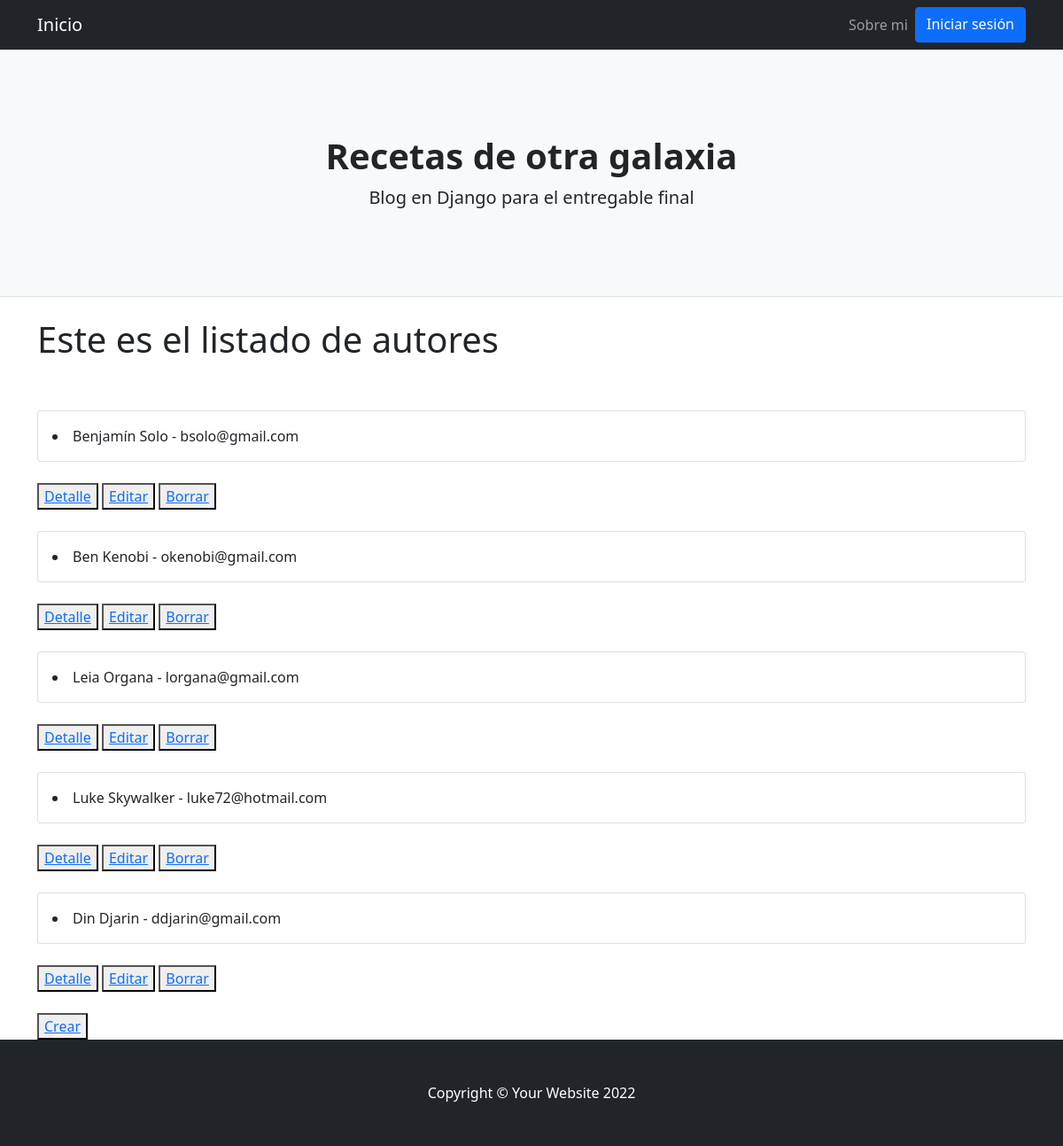
The app's page /AppBlog/autores/, older data.
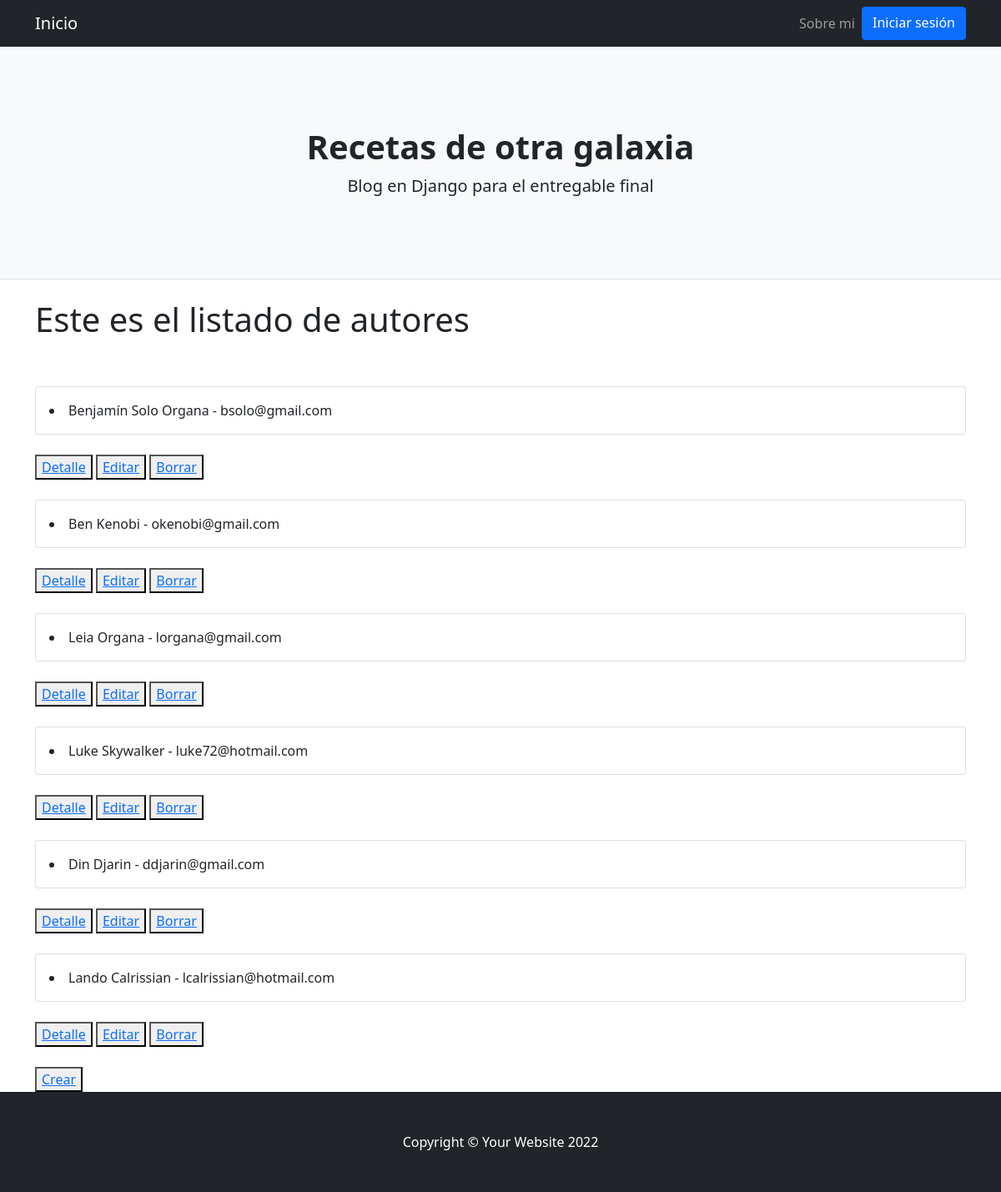
The same page, newer data.
### AppBlog/models.py (models this page shows)
class Autores(models.Model):
    nombre = models.CharField(max_length=40)
    apellido = models.CharField(max_length=40)
    email = models.EmailField()
    imagen = models.URLField(max_length = 255, blank = False, null= False)
    class Meta:
        verbose_name_plural = "Autores"
        verbose_name = "Autor"
    def __str__(self):
        return f"{self.nombre}  {self.apellido} - {self.email}"

### AppBlog/views.py (the view)
# urls.py: path('autores/', AutoresList.as_view(), name = 'autores_lista'),
class AutoresList(ListView):
    model = Autores
    template_name = "AppBlog/autores_list.html"

### AppBlog/Templates/AppBlog/autores_list.html
{% extends "AppBlog/padre.html" %}
{% load static %}
{% block contenidoQueCambia %}
<h1>Este es el listado de autores</h1>
{% for autor in object_list %}
<br>
<br>
<div class="card mb-4">
  <div class="card-body">
    <li>{{autor}}</li>
  </div>
</div>
<button>
  <a href="{% url 'autores_detalle' autor.id %}">Detalle</a>
</button>
<button>
  <a href="{% url 'autores_editar' autor.id%}">Editar</a>
</button>
<button>
  <a href="{% url 'autores_borrar' autor.id %}">Borrar</a>
</button>
{% endfor %}
<br>
<br>
<button>
  <a href="{% url 'autores_crear' %}">Crear</a>
</button>
{% endblock %}

### AppBlog/Templates/AppBlog/padre.html (shortened to what this page needs)
<!DOCTYPE html>
<html lang="en">
    <head>
        {% load static %}
        <link href="{% static 'AppBlog/css/styles.css' %}" rel="stylesheet" />
    </head>
    <body>
        <nav class="navbar navbar-expand-lg navbar-dark bg-dark">
            <div class="container">
                <a class="navbar-brand" href="{% url 'inicio' %}">Inicio</a>
                <div class="collapse navbar-collapse" id="navbarSupportedContent">
                    <ul class="navbar-nav ms-auto mb-2 mb-lg-0">
                        <li class="nav-item"><a class="nav-link" href="{% url 'nosotras' %}">Sobre mi</a></li>
                        {% if user.is_authenticated %}
                            <li class="nav-item"><a class="nav-link" href="{% url 'posts_lista' %}">Recetas</a></li>
                            <li class="nav-item"><a class="nav-link" href="{% url 'autores_lista' %}">Autores</a></li>
                            <li class="nav-item"><a class="nav-link" href="{% url 'Logout' %}">Cerrar sesión</a></li>
                            <a href="{% url 'perfil' %}">Hola {{user.username}}</a>
                        {% else %}
                            <a class="btn btn-primary" href="{% url 'Login' %}">Iniciar sesión</a>
                        {% endif %}
                    </ul>
                </div>
            </div>
        </nav>
        <header class="py-5 bg-light border-bottom mb-4">
            <div class="container">
                <div class="text-center my-5">
                    <h1 class="fw-bolder">Recetas de otra galaxia</h1>
                    <p class="lead mb-0">Blog en Django para el entregable final</p>
                </div>
            </div>
        </header>
        <div class="container">
        {% block contenidoQueCambia %}
        {% endblock %}
        </div>
        <footer class="py-5 bg-dark">
            <div class="container"><p class="m-0 text-center text-white">Copyright &copy; Your Website 2022</p></div>
        </footer>
    </body>
</html>

Row changes from the older to the newer data that the page shows:
changed Autores: nombre+apellido+email "Benjamín Solo - bsolo@gmail.com" → "Benjamín Solo Organa - bsolo@gmail.com"
added Autores: nombre+apellido+email "Lando Calrissian - lcalrissian@hotmail.com"
